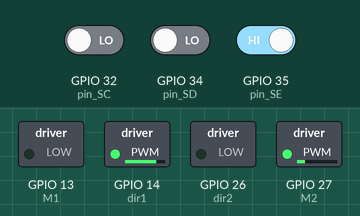
Simulated run of this sketch. Board: ESP32. On the bench: switched loads named in the sketch (green lamp = pin HIGH). Dashed ring = blinking. Inputs (shaded band) come from the test bench; at power-on: GPIO 32 (pin_SC) LOW, GPIO 34 (pin_SD) LOW, GPIO 35 (pin_SE) HIGH.

Above: at 1.2 s.
1.3 s: GPIO 32 (pin_SC) driven HIGH
At 2.5 s:
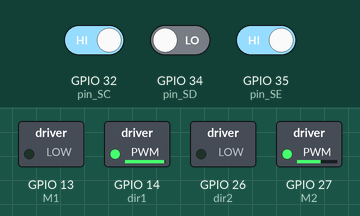
2.8 s: GPIO 34 (pin_SD) driven HIGH
At 3.17 s:
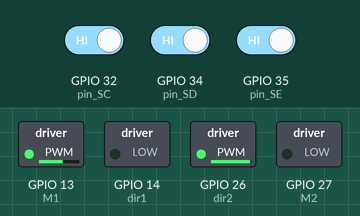
5.8 s: GPIO 32 (pin_SC) driven LOW
7.3 s: GPIO 35 (pin_SE) driven LOW
At 8.3 s:
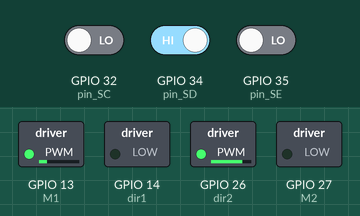
8.8 s: GPIO 32 (pin_SC) driven HIGH and GPIO 34 (pin_SD) driven LOW
At 9.5 s:
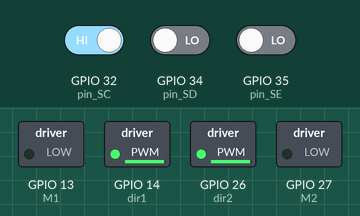
10.3 s: GPIO 35 (pin_SE) driven HIGH
At 10.6 s:
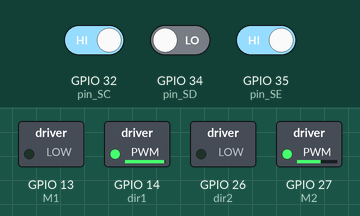
Timing chart, 0 to 12.8 s (numbered marks = the images above; inputs shaded):
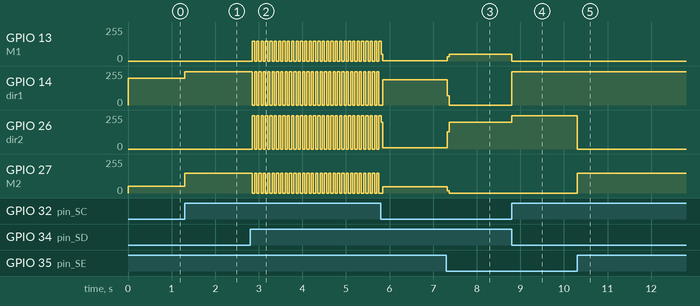

The sketch:

lineFollowerCar.ino
```cpp
//Por Rafael Pontes
//Definição dos pinos de controle do motor
#define M1 13 // Pino_Velocidade 1º Motor ( 0 a 255)_ Porta ATV_A ponte H;
#define M2 27 //Pino_Velocidade 2º Motor ( 0 a 255) _ Porta ATV_B ponte H;
#define dir1 14 //Pino_Direção do 1º Motor: Para frente / Para trás (HIGH ou LOW)_ porta IN1 ponte H;
#define dir2 26 //Pino_Direção do 2º Motor: Para frente / Para trás (HIGH ou LOW)_ porta IN3 ponte H;

//Definição dos pinos dos sensores
#define pin_SD 34
#define pin_SC 32
#define pin_SE 35


bool SensorD = 0;
bool SensorC = 0;
bool SensorE = 0;

const int reD = 0;
const int frenteD = 1;
const int reE = 2;
const int frenteE = 3;

//variável responsável por controlar a velocidade dos motores
int vel_max = 250;

void setup(){
//Setamos os pinos de controle dos motores como saída
ledcAttachPin(M1,reD);
ledcSetup(reD,4000,8);
ledcAttachPin(dir1,frenteD);
ledcSetup(frenteD,4000,8);
ledcAttachPin(M2,reE);
ledcSetup(reE,4000,8);
ledcAttachPin(dir2,frenteE);
ledcSetup(frenteE,4000,8);


//Setamos os pinos dos sensores como entrada
pinMode(pin_SE, INPUT);
pinMode(pin_SC, INPUT);
pinMode(pin_SD, INPUT);
}

void loop(){
//Neste processo armazenamos o valor lido pelo sensor na variável que armazena tais dados.
SensorD = digitalRead(pin_SD);
SensorC = digitalRead(pin_SC);
SensorE = digitalRead(pin_SE);

//Aqui está toda a lógica de comportamento do robô: Para a cor branca atribuímos o valor 0 e, para a cor preta, o valor 1.
if((SensorE == 0) && (SensorC == 1) && (SensorD == 0)){ // Se detectar na extremidade das faixas duas cores brancas
ledcWrite(reD,0);
ledcWrite(frenteD,vel_max);
ledcWrite(reE,0);
ledcWrite(frenteE,vel_max);
}
if((SensorE == 1) && (SensorC == 1)){ // Curva abrupta esquerda
ledcWrite(frenteD,vel_max);
ledcWrite(reD,0);
ledcWrite(frenteE,0);
ledcWrite(reE,150);
delay(50);
}

if((SensorD == 1) && (SensorC == 1)){ // Curva abrupta direita
ledcWrite(frenteD,0);
ledcWrite(reD,150);
ledcWrite(frenteE,vel_max);
ledcWrite(reE,0);
delay(50);
}

if((SensorD == 1) && (SensorC == 0)){ //curva suave direita
ledcWrite(frenteD,0);
ledcWrite(reD,50);
ledcWrite(frenteE,200);
ledcWrite(reE,0);
}

if((SensorE == 1) && (SensorC == 0)){ //curva suave esquerda
ledcWrite(frenteD,200);
ledcWrite(reD,0);
ledcWrite(frenteE,0);
ledcWrite(reE,50);
}

}
```

Measured:
- after the input at 1.3 s, GPIO 14 (dir1): 199/255 → 249/255 at once; GPIO 27 (M2): 50/255 → 149/255 at once
- after the input at 2.8 s, GPIO 13 (M1), GPIO 27 (M2): alternates 149/255 for 0.05 s and 0/255 for 0.05 s, starting after 0.05 s; GPIO 14 (dir1), GPIO 26 (dir2): alternates 249/255 for 0.05 s and 0/255 for 0.05 s, starting after 0.05 s
- after the input at 7.3 s, GPIO 13 (M1): 2/255 → 50/255 at once; GPIO 14 (dir1): 188/255 → 0/255 at once; GPIO 26 (dir2): 10/255 → 199/255 at once; GPIO 27 (M2): 47/255 → 0/255 at once
- after the input at 8.8 s, GPIO 13 (M1): 50/255 → 0/255 at once; GPIO 14 (dir1): 0/255 → 249/255 at once; GPIO 26 (dir2): 199/255 → 249/255 at once
- after the input at 10.3 s, GPIO 26 (dir2): 249/255 → 0/255 at once; GPIO 27 (M2): 0/255 → 149/255 at once
